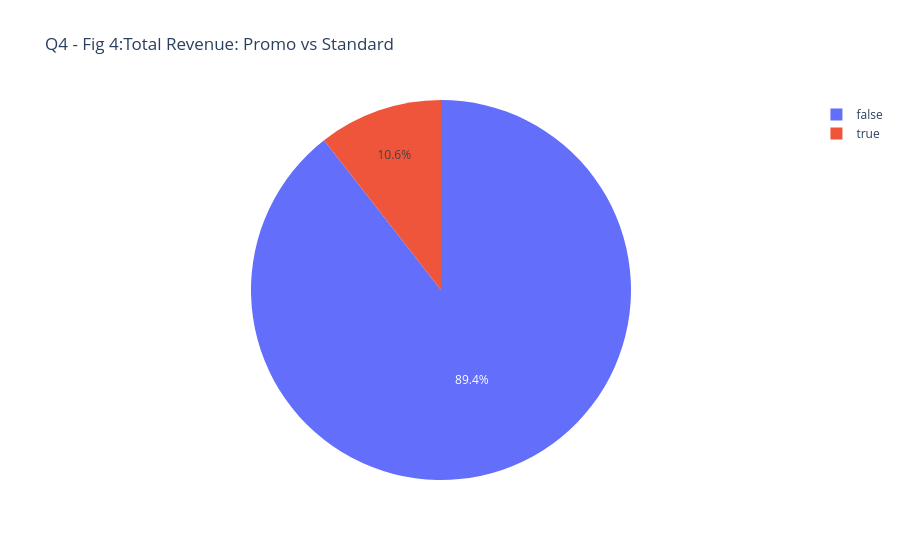

This figure's notebook cell:
### Code cell
# 4. Revenue for Promo Flag Yes 
promo_split = df.groupby('PromoFlag')['RevenueEUR'].sum().reset_index()
fig4 = px.pie(promo_split, values='RevenueEUR', names='PromoFlag', title=" Q4 - Fig 4:Total Revenue: Promo vs Standard")
fig4

### Figure 1 — Plotly figure (JSON) as saved in the notebook; plotly's stock layout.template omitted (floating-point values rounded to 4 significant figures)
{"data": [{"domain": {"x": [0, 1], "y": [0, 1]}, "hovertemplate": "PromoFlag=%{label}<br>RevenueEUR=%{value}<extra></extra>", "labels": [false, true], "legendgroup": "", "name": "", "showlegend": true, "type": "pie", "values": [7723000.0, 911300.0]}], "layout": {"legend": {"tracegroupgap": 0}, "title": {"text": " Q4 - Fig 4:Total Revenue: Promo vs Standard"}}}
